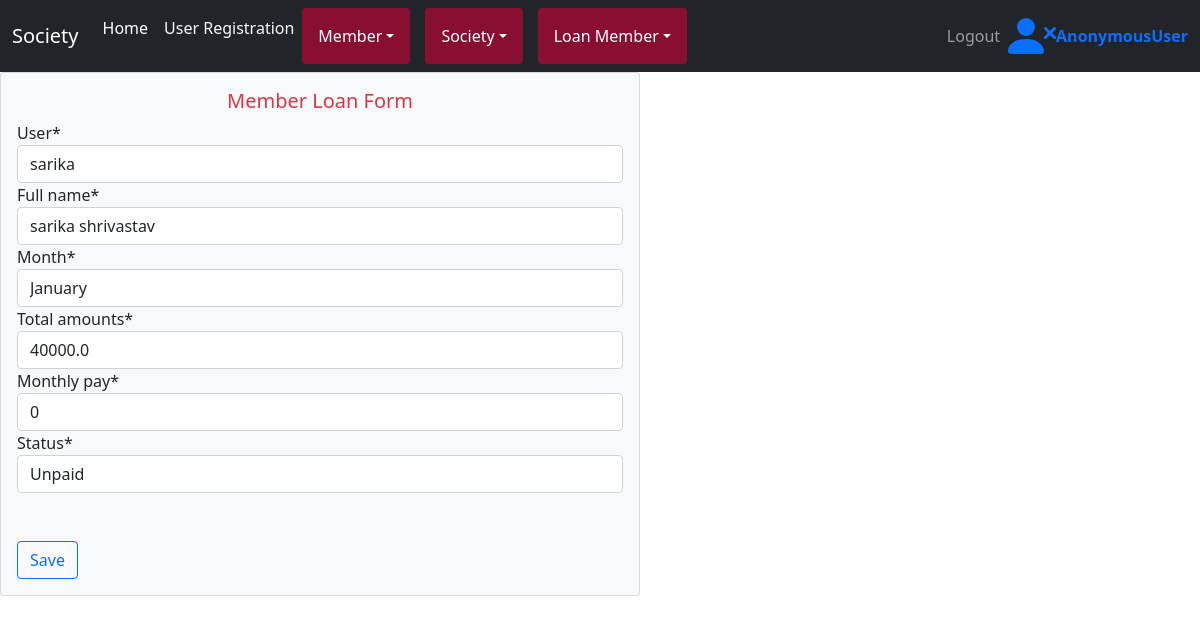
Screenshot of /update/2 with the database file from the repository.
### admin_app/models.py (models this page shows, shortened)
class Loan(models.Model):
        user=models.ForeignKey(User,on_delete=models.CASCADE,null=True)
        full_name=models.ForeignKey(Member, on_delete=models.CASCADE)
        month =models.CharField(choices=MONTH_CHOICES, max_length=100,default=True)
        total_amounts=models.FloatField(null=True,default=True)
        monthly_pay=models.IntegerField()
        total_paid=models.IntegerField(default=True)
        status=models.CharField(choices=STATUS_CHOICES,max_length=100)
        remaining_balance=models.IntegerField()
        @property
        def remaining_balance(self):
                if(self.total_amounts != None):
                        remaining_balance= self.total_amounts - self.monthly_pay
                        return remaining_balance
        def total_paid(self):
                if(self.total_amounts != None):
                        total_paid = self.total_amounts - self.remaining_balance
                        return total_paid

### admin_app/views.py (the view)
# urls.py: path('update/<int:id>',views.loanupdate,name='update'),
def loanupdate(request,id):
    upd=Loan.objects.get(id=id)
    fm=LoanForm(request.POST or None,request.FILES or None,instance=upd)
    if fm.is_valid():
        fm.save()
        return redirect(memberloanread)
    return render(request,'loanupdate.html',{'update':fm})

### admin_app/forms.py
class LoanForm(forms.ModelForm):
    class Meta:
        model=Loan
        fields="__all__"

### admin_app/models.py (called while the page is built)
        def __str__(self):
            return self.full_name

### templates/loanupdate.html (shortened to what this page needs)
{% extends "base.html" %}
{% block content %}
{% include "nav.html" %}
<div class="card align-item-center bg-light " style="width: 40rem;">
    <div class="card-body">
      <h5 class="card-title text-danger"><center>Member Loan Form</center></h5>
      <form  method="POST" enctype="multipart/form-data" class=" text-black">
        {%load crispy_forms_tags%}
        {{update|crispy}}
        <br>
        <br>
        <button type="submit" class="btn btn-outline-primary align-center">Save</button>
{% endblock %}

### rows the page displays
Loan: user "sarika", full_name "sarika shrivastav", month "January", total_amounts "40000.0", monthly_pay "0", status "Unpaid"

### other values shown
{{ request.user }} "AnonymousUser"
